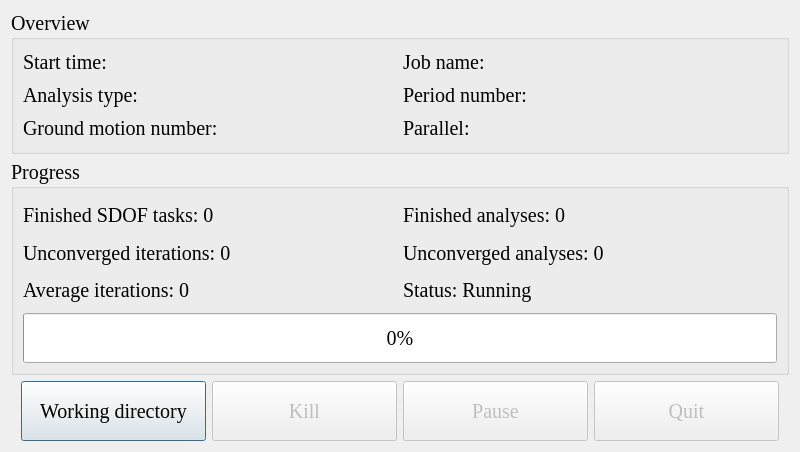
<?xml version="1.0" encoding="UTF-8"?>
<ui version="4.0">
 <class>Win</class>
 <widget class="QDialog" name="Win">
  <property name="geometry">
   <rect>
    <x>0</x>
    <y>0</y>
    <width>800</width>
    <height>452</height>
   </rect>
  </property>
  <property name="minimumSize">
   <size>
    <width>800</width>
    <height>450</height>
   </size>
  </property>
  <property name="maximumSize">
   <size>
    <width>16777215</width>
    <height>16777215</height>
   </size>
  </property>
  <property name="font">
   <font>
    <family>Times New Roman</family>
    <pointsize>15</pointsize>
   </font>
  </property>
  <property name="windowTitle">
   <string>NRSA monitor</string>
  </property>
  <layout class="QVBoxLayout" name="verticalLayout_2" stretch="6,9,8,0">
   <item>
    <widget class="QGroupBox" name="groupBox_2">
     <property name="title">
      <string>Overview</string>
     </property>
     <layout class="QGridLayout" name="gridLayout">
      <item row="1" column="0">
       <layout class="QHBoxLayout" name="horizontalLayout_5">
        <item>
         <widget class="QLabel" name="label_2">
          <property name="maximumSize">
           <size>
            <width>16777215</width>
            <height>16777215</height>
           </size>
          </property>
          <property name="baseSize">
           <size>
            <width>0</width>
            <height>0</height>
           </size>
          </property>
          <property name="text">
           <string>Analysis type:</string>
          </property>
         </widget>
        </item>
        <item>
         <spacer name="horizontalSpacer_5">
          <property name="orientation">
           <enum>Qt::Horizontal</enum>
          </property>
          <property name="sizeHint" stdset="0">
           <size>
            <width>40</width>
            <height>20</height>
           </size>
          </property>
         </spacer>
        </item>
       </layout>
      </item>
      <item row="1" column="1">
       <layout class="QHBoxLayout" name="horizontalLayout_8">
        <item>
         <widget class="QLabel" name="label_8">
          <property name="maximumSize">
           <size>
            <width>16777215</width>
            <height>16777215</height>
           </size>
          </property>
          <property name="baseSize">
           <size>
            <width>0</width>
            <height>0</height>
           </size>
          </property>
          <property name="text">
           <string>Period number:</string>
          </property>
         </widget>
        </item>
        <item>
         <spacer name="horizontalSpacer_8">
          <property name="orientation">
           <enum>Qt::Horizontal</enum>
          </property>
          <property name="sizeHint" stdset="0">
           <size>
            <width>40</width>
            <height>20</height>
           </size>
          </property>
         </spacer>
        </item>
       </layout>
      </item>
      <item row="0" column="1">
       <layout class="QHBoxLayout" name="horizontalLayout_10">
        <item>
         <widget class="QLabel" name="label_10">
          <property name="text">
           <string>Job name:</string>
          </property>
         </widget>
        </item>
        <item>
         <spacer name="horizontalSpacer_10">
          <property name="orientation">
           <enum>Qt::Horizontal</enum>
          </property>
          <property name="sizeHint" stdset="0">
           <size>
            <width>40</width>
            <height>20</height>
           </size>
          </property>
         </spacer>
        </item>
       </layout>
      </item>
      <item row="2" column="0">
       <layout class="QHBoxLayout" name="horizontalLayout_7">
        <item>
         <widget class="QLabel" name="label_4">
          <property name="maximumSize">
           <size>
            <width>16777215</width>
            <height>16777215</height>
           </size>
          </property>
          <property name="baseSize">
           <size>
            <width>0</width>
            <height>0</height>
           </size>
          </property>
          <property name="text">
           <string>Ground motion number:</string>
          </property>
         </widget>
        </item>
        <item>
         <spacer name="horizontalSpacer_7">
          <property name="orientation">
           <enum>Qt::Horizontal</enum>
          </property>
          <property name="sizeHint" stdset="0">
           <size>
            <width>40</width>
            <height>20</height>
           </size>
          </property>
         </spacer>
        </item>
       </layout>
      </item>
      <item row="0" column="0">
       <layout class="QHBoxLayout" name="horizontalLayout_3">
        <item>
         <widget class="QLabel" name="label">
          <property name="minimumSize">
           <size>
            <width>0</width>
            <height>0</height>
           </size>
          </property>
          <property name="maximumSize">
           <size>
            <width>16777215</width>
            <height>16777215</height>
           </size>
          </property>
          <property name="text">
           <string>Start time:</string>
          </property>
         </widget>
        </item>
        <item>
         <spacer name="horizontalSpacer_3">
          <property name="orientation">
           <enum>Qt::Horizontal</enum>
          </property>
          <property name="sizeHint" stdset="0">
           <size>
            <width>40</width>
            <height>20</height>
           </size>
          </property>
         </spacer>
        </item>
       </layout>
      </item>
      <item row="2" column="1">
       <layout class="QHBoxLayout" name="horizontalLayout_6">
        <item>
         <widget class="QLabel" name="label_3">
          <property name="maximumSize">
           <size>
            <width>16777215</width>
            <height>16777215</height>
           </size>
          </property>
          <property name="baseSize">
           <size>
            <width>0</width>
            <height>0</height>
           </size>
          </property>
          <property name="text">
           <string>Parallel:</string>
          </property>
         </widget>
        </item>
        <item>
         <spacer name="horizontalSpacer_6">
          <property name="orientation">
           <enum>Qt::Horizontal</enum>
          </property>
          <property name="sizeHint" stdset="0">
           <size>
            <width>40</width>
            <height>20</height>
           </size>
          </property>
         </spacer>
        </item>
       </layout>
      </item>
     </layout>
    </widget>
   </item>
   <item>
    <widget class="QGroupBox" name="groupBox">
     <property name="title">
      <string>Progress</string>
     </property>
     <layout class="QVBoxLayout" name="verticalLayout_3">
      <item>
       <layout class="QVBoxLayout" name="verticalLayout" stretch="1,0,1,3">
        <item>
         <layout class="QHBoxLayout" name="horizontalLayout_2" stretch="1,1">
          <item>
           <widget class="QLabel" name="label_6">
            <property name="minimumSize">
             <size>
              <width>0</width>
              <height>30</height>
             </size>
            </property>
            <property name="maximumSize">
             <size>
              <width>16777215</width>
              <height>30</height>
             </size>
            </property>
            <property name="text">
             <string>Finished SDOF tasks: 0</string>
            </property>
           </widget>
          </item>
          <item>
           <widget class="QLabel" name="label_7">
            <property name="minimumSize">
             <size>
              <width>0</width>
              <height>0</height>
             </size>
            </property>
            <property name="maximumSize">
             <size>
              <width>16777215</width>
              <height>16777215</height>
             </size>
            </property>
            <property name="text">
             <string>Finished analyses: 0</string>
            </property>
           </widget>
          </item>
         </layout>
        </item>
        <item>
         <layout class="QHBoxLayout" name="horizontalLayout_4">
          <item>
           <widget class="QLabel" name="label_11">
            <property name="minimumSize">
             <size>
              <width>0</width>
              <height>30</height>
             </size>
            </property>
            <property name="text">
             <string>Unconverged iterations: 0</string>
            </property>
           </widget>
          </item>
          <item>
           <widget class="QLabel" name="label_9">
            <property name="minimumSize">
             <size>
              <width>0</width>
              <height>30</height>
             </size>
            </property>
            <property name="text">
             <string>Unconverged analyses: 0</string>
            </property>
           </widget>
          </item>
         </layout>
        </item>
        <item>
         <layout class="QHBoxLayout" name="horizontalLayout_9">
          <item>
           <widget class="QLabel" name="label_5">
            <property name="minimumSize">
             <size>
              <width>0</width>
              <height>30</height>
             </size>
            </property>
            <property name="text">
             <string>Average iterations: 0</string>
            </property>
           </widget>
          </item>
          <item>
           <widget class="QLabel" name="label_12">
            <property name="text">
             <string>Status: Running</string>
            </property>
           </widget>
          </item>
         </layout>
        </item>
        <item>
         <widget class="QProgressBar" name="progressBar">
          <property name="minimumSize">
           <size>
            <width>0</width>
            <height>50</height>
           </size>
          </property>
          <property name="value">
           <number>0</number>
          </property>
         </widget>
        </item>
       </layout>
      </item>
     </layout>
    </widget>
   </item>
   <item>
    <layout class="QHBoxLayout" name="horizontalLayout" stretch="0,1,1,1,1,0">
     <item>
      <spacer name="horizontalSpacer_2">
       <property name="orientation">
        <enum>Qt::Horizontal</enum>
       </property>
       <property name="sizeHint" stdset="0">
        <size>
         <width>10</width>
         <height>20</height>
        </size>
       </property>
      </spacer>
     </item>
     <item>
      <widget class="QPushButton" name="pushButton_4">
       <property name="enabled">
        <bool>true</bool>
       </property>
       <property name="minimumSize">
        <size>
         <width>150</width>
         <height>60</height>
        </size>
       </property>
       <property name="text">
        <string>Working directory</string>
       </property>
       <property name="checkable">
        <bool>false</bool>
       </property>
      </widget>
     </item>
     <item>
      <widget class="QPushButton" name="pushButton">
       <property name="enabled">
        <bool>false</bool>
       </property>
       <property name="minimumSize">
        <size>
         <width>150</width>
         <height>60</height>
        </size>
       </property>
       <property name="text">
        <string>Kill</string>
       </property>
      </widget>
     </item>
     <item>
      <widget class="QPushButton" name="pushButton_3">
       <property name="enabled">
        <bool>false</bool>
       </property>
       <property name="minimumSize">
        <size>
         <width>150</width>
         <height>60</height>
        </size>
       </property>
       <property name="text">
        <string>Pause</string>
       </property>
      </widget>
     </item>
     <item>
      <widget class="QPushButton" name="pushButton_2">
       <property name="enabled">
        <bool>false</bool>
       </property>
       <property name="minimumSize">
        <size>
         <width>150</width>
         <height>60</height>
        </size>
       </property>
       <property name="text">
        <string>Quit</string>
       </property>
      </widget>
     </item>
     <item>
      <spacer name="horizontalSpacer">
       <property name="orientation">
        <enum>Qt::Horizontal</enum>
       </property>
       <property name="sizeHint" stdset="0">
        <size>
         <width>10</width>
         <height>20</height>
        </size>
       </property>
      </spacer>
     </item>
    </layout>
   </item>
   <item>
    <spacer name="verticalSpacer">
     <property name="orientation">
      <enum>Qt::Vertical</enum>
     </property>
     <property name="sizeHint" stdset="0">
      <size>
       <width>20</width>
       <height>0</height>
      </size>
     </property>
    </spacer>
   </item>
  </layout>
 </widget>
 <resources/>
 <connections>
  <connection>
   <sender>pushButton_2</sender>
   <signal>clicked()</signal>
   <receiver>Win</receiver>
   <slot>accept()</slot>
   <hints>
    <hint type="sourcelabel">
     <x>403</x>
     <y>356</y>
    </hint>
    <hint type="destinationlabel">
     <x>46</x>
     <y>-13</y>
    </hint>
   </hints>
  </connection>
 </connections>
</ui>
